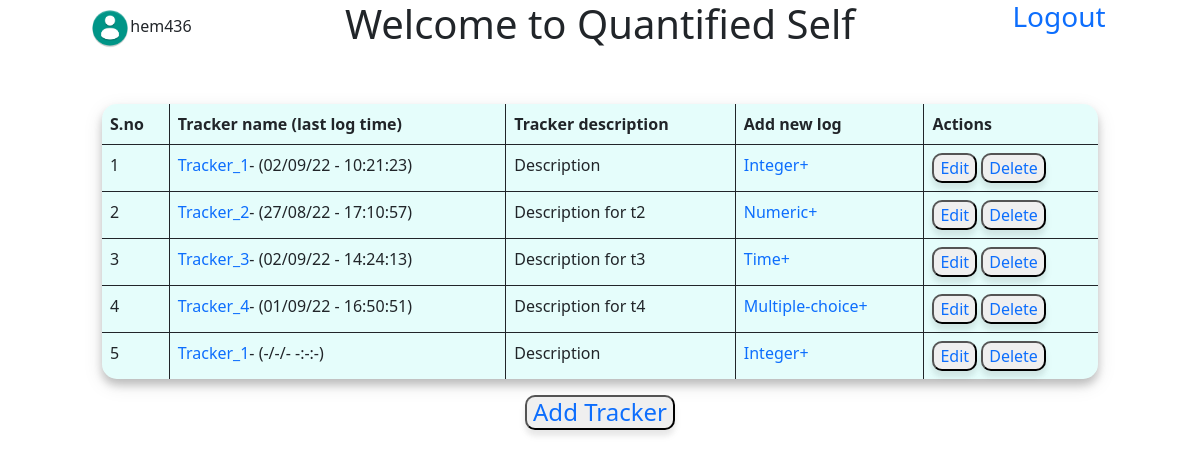
The page /main (signed in) on the database as committed earlier.
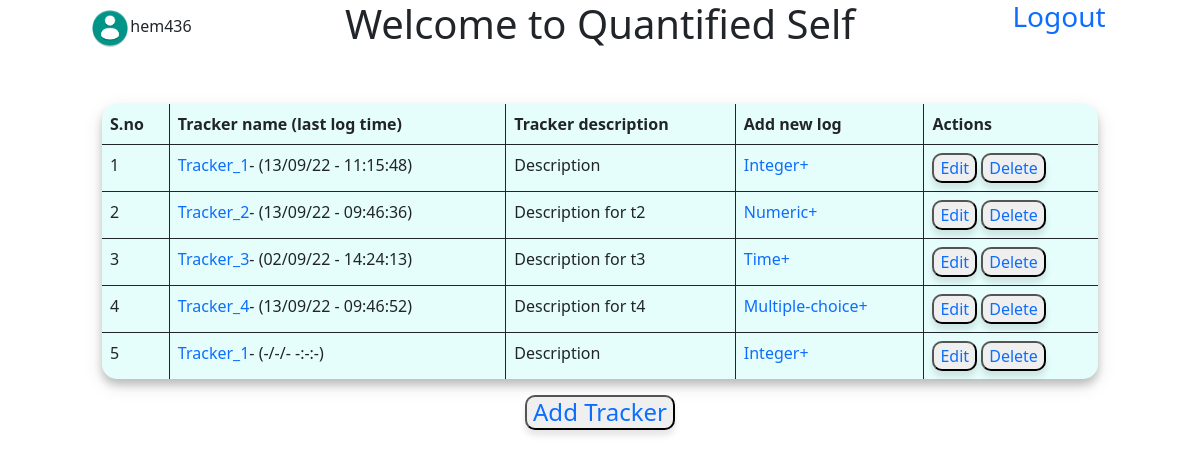
The same page on the database as committed later.
### database.py (models this page shows)
class User(db.Model,UserMixin):
    id=db.Column(db.Integer,primary_key=True,autoincrement=True)
    username=db.Column(db.String,nullable=False,unique=True)
    password=db.Column(db.String,nullable=False)
    trackers=db.relationship("tracker",cascade='all',backref="parent")
    email = db.Column(db.String, unique=True)
    active = db.Column(db.Boolean())
    fs_uniquifier = db.Column(db.String(255), unique=True, nullable=False)
    roles = db.relationship('Role', secondary=roles_users,backref=db.backref('users', lazy='dynamic'))

class tracker(db.Model):
    user_id=db.Column(db.Integer,db.ForeignKey('user.id'),nullable=False)
    tracker_id=db.Column(db.Integer,primary_key=True,autoincrement=True)
    name=db.Column(db.String(30),nullable=False)
    desc=db.Column(db.String)
    type=db.Column(db.String,nullable=False)
    settings=db.Column(db.String)
    lastupdate=db.Column(db.DateTime)
    logs=db.relationship("log",cascade='all', backref="parent")

### application/controllers.py (the view)
@app.route('/main')
@login_required
def main():
    return render_template('main.html',user=current_user,datetime=datetime)

### application/controllers.py (called while the page is built)
@login_manager.user_loader
def load_user(id):
    u=User.query.filter(User.fs_uniquifier==id).one()
    return u

### templates/main.html (shortened to what this page needs)
<!DOCTYPE html>
<html lang="en" dir="ltr">
  <head>
    <link href="https://cdn.jsdelivr.net/npm/bootstrap@5.0.2/dist/css/bootstrap.min.css" rel="stylesheet">
    <link rel="stylesheet" href="/static/main.css">
  </head>
  <body>
    <div class="row">
      <div class="col-sm-3 d-flex justify-content-center">
        <span class="align-self-center"><img src='/static/userimg.png' width="40px" height="40px" />{{user.username}}</span>
      </div>
      <div class="col-sm-6 d-flex justify-content-center">
        <h1>Welcome to Quantified Self</h1>
      </div>
      <div class="col-sm-3 d-flex justify-content-center">
        <a class="h3" href="/logout" align="right">Logout</a>
      </div>
    </div>
    <br>
    <br>
    <div class="row main ">
      <div class="col-10 offset-1">
        <table class='table table-bordered tracker_table'>
          <thead>
            <tr>
              <th>S.no</th>
              <th>Tracker name (last log time)</th>
              <th>Tracker description</th>
              <th>Add new log</th>
              <th>Actions</th>
            </tr>
          </thead>
          <tbody>
            {% for t in user.trackers %}
            <tr>
              <td>{{loop.index}}</td>
              <td><a href="/tracker/{{t.tracker_id}}">{{t.name}}</a>- {% if t.lastupdate %}({{datetime.strftime(t.lastupdate,'%d/%m/%y - %H:%M:%S')}}){% else %} (-/-/- -:-:-) {% endif %}</td>
              <td>{{t.desc}}</td>
              <td><a href="/{{t.tracker_id}}/log/add">{{t.type}}+</a></td>
              <td>
                <button type="button" value="edit"><a href="/tracker/{{t.tracker_id}}/update">Edit</a></button>
                <button type="button" value="delete"><a href="/tracker/{{t.tracker_id}}/delete">Delete</a></button>
              </td>
            </tr>
            {% endfor %}
          </tbody>
        </table>
        <div class="text-center">
          <button class="button" type="button" name="button"><a class="h4" href="/tracker/add">Add Tracker</a> </button>
        </div>
      </div>
    </div>
  </body>
</html>

### static/main.css (style rules this page uses)
.table { box-shadow: 0 6px 8px 0 rgba(0, 0, 0, 0.2), 0 6px 20px 0 rgba(0, 0, 0, 0.1); background-color: #8bf7ed38; border-radius: 15px; border: hidden; }
button { box-shadow: 0 6px 8px 0 rgba(0, 0, 0, 0.05), 0 6px 5px 0 rgba(0, 0, 0, 0.05); border-radius: 10px; }
a { text-decoration: none; }

Rows that differ between the two databases and show on the page:
changed tracker (number 1 of 5 on the later page): strftime "02/09/22 - 10:21:23" → "13/09/22 - 11:15:48"
changed tracker "Tracker_2": strftime "27/08/22 - 17:10:57" → "13/09/22 - 09:46:36"
changed tracker "Tracker_4": strftime "01/09/22 - 16:50:51" → "13/09/22 - 09:46:52"
